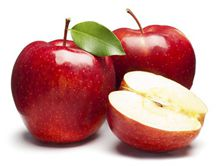
%> input picture sift/test/app.jpg, 219 x 166 px
$ octave test.m   (GNU Octave 9; MATLAB toolbox functions it lacks are replaced by stand-ins)
%> lines starting %> are read from the running program, lines starting %| are printed output that depends on the picture; in (x1, y1, x2, y2) boxes, pixels count from 0 and x2, y2 are one past the last pixel; in counts of white or black regions, pixels touching at a corner belong together; the program's own positions count from 1
### func/doSegmentation.m
function res = doSegmentation(img)

img_edge = edge(rgb2gray(img),'canny',[],sqrt(6));
%do closing
img_edge = dilate(img_edge,5);
img_edge = erode(img_edge,5);
%
res = raster_scan_4(1-img_edge);

### func/dilate.m
function res = dilate(img, side_length)
%img is binary image
%side_length should be odd
img = logical(img);
size_img = size(img);
res = zeros(size_img);
side_length_half = (side_length-1)/2;

img = [zeros(side_length_half, size_img(2));img;zeros(side_length_half, size_img(2))];
img = img';
img = [zeros(side_length_half, size_img(1)+2*side_length_half);img;zeros(side_length_half, size_img(1)+2*side_length_half)];
img = img';

for i = 1:size_img(1)
  for j = 1:size_img(2)
    res(i,j) = (sum(sum(img(i:i+side_length-1,j:j+side_length-1))) > 0);
  end
end

### func/erode.m
function res = erode(img, side_length)
%erode the binary image img
%side_length should be odd
%filter_box = ones(side_length, side_length);
size_img = size(img);
side_length_half = (side_length-1)/2;
img = [ones(side_length_half, size_img(2));img;ones(side_length_half, size_img(2))];
img = img';
img = [ones(side_length_half, size_img(1)+2*side_length_half);img;ones(side_length_half, size_img(1)+2*side_length_half)];
img = img';
res = zeros(size_img);
for i = 1:size_img(1)
    for j = 1:size_img(2)
       res(i,j) = prod(prod(img(i:i+side_length-1,j:j+side_length-1)));
    end
end
res = logical(res);

### func/raster_scan_4.m
%fill connected component by raster scan
%4 connected neighbor
%this algorithm in fact is a variation of union find!!!!!
function res = raster_scan_4(img)
%suppose that img is a binary image
%0 to represent background and 1 for foreground
img_size = size(img);
res = zeros(img_size);
parent = zeros(0);
t = 0;%the counter of different connected components
%scan by each row
for i = 1:img_size(1)
  for j = 1:img_size(2)
    %for the first row
    if i == 1
      if img(i,j) == 1
        if j > 1 && img(i,j-1) == 1
          res(i,j) = res(i,j-1);
        else
          t = t+1;
          res(i,j) = t;
          parent = [parent,t];
        end
      end
    else
      if img(i,j) == 1
        %first check the upper row
        if img(i-1,j) == 1 || j > 1 && img(i,j-1) == 1
            if img(i-1,j) == 1
              res(i,j) = res(i-1,j);
            else
              res(i,j) = res(i,j-1);
            end
            %union find algorithm
            if j > 1 && img(i,j-1) == 1
               parent = connect_parent(parent,res(i,j), res(i,j-1));
            end
        else
            %none of the upper or left neighbors are foreground
            t = t+1;
            res(i,j) = t;
            parent = [parent,t];
        end
      end
    end
  end
end

for i = 1:img_size(1)
    for j = 1:img_size(2)
      if res(i,j) ~= 0
          res(i,j) = find_ancestor(parent,res(i,j));
      end
    end
end

### sift/test/test.m
%test of sift
%detect the key points of the whole image then use mask to exclude
%locations that are not in the target area
path(path,'../../func/');
path(path,'../');
tmp_filename = 'segment.jpg';
img = imread('app.jpg','jpg');
%> img is the input picture: size 166x219x3 uint8; mean R, G, B 203.4, 156.5, 152.3
size_img = size(img);
%> size_img = [166 219 3]
scale_factor = sqrt(1e5/(size_img(1)*size_img(2)));
%> scale_factor = 1.66
img = imresize(img,min(scale_factor,1));
size_img = size(img);
%segmentation
mask = doSegmentation(img);
%> in doSegmentation, `img_edge = edge(rgb2gray(img),'canny',[],sqrt(6));`:
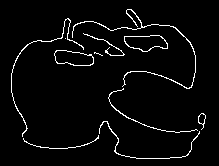
%> img_edge: size 166x219 logical; 3.6% white in thin lines or dots, all inside (x1, y1, x2, y2) = (11, 9, 206, 159)
%> in dilate, `img = [zeros(side_length_half, size_img(2));img;zeros(side_length_half..`: img: size 170x219 double; values 0 (black) and 1 (white), 3.5% white in thin lines or dots, all inside (x1, y1, x2, y2) = (11, 11, 206, 161)
%> in dilate, `img = img';`: img: size 219x170 double; values 0 (black) and 1 (white), 3.5% white in thin lines or dots, all inside (x1, y1, x2, y2) = (11, 11, 161, 206)
%> in dilate, `img = [zeros(side_length_half, size_img(1)+2*side_length_half);img;zer..`: img: size 223x170 double; values 0 (black) and 1 (white), 3.5% white in thin lines or dots, all inside (x1, y1, x2, y2) = (11, 13, 161, 208)
%> in dilate, `img = img';`: img: size 170x223 double; values 0 (black) and 1 (white), 3.5% white in thin lines or dots, all inside (x1, y1, x2, y2) = (13, 11, 208, 161)
%> after the loop in dilate, `for i = 1:size_img(1)`:
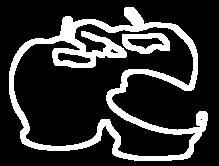
%> res: size 166x219 double; values 0 (black) and 1 (white), 19.5% white; 2 white regions, box (x1, y1, x2, y2) and area: (9, 7, 208, 161) 6483, (122, 33, 170, 54) 600
%> in erode, `img = [ones(side_length_half, size_img(2));img;ones(side_length_half, ..`: img: size 170x219 double; values 0 (black) and 1 (white), 21.4% white; 4 white regions, box (x1, y1, x2, y2) and area: (9, 9, 208, 163) 6483, (122, 35, 170, 56) 600, (0, 0, 219, 2) 438, (0, 168, 219, 170) 438
%> in erode, `img = img';`: img: size 219x170 double; values 0 (black) and 1 (white), 21.4% white; 4 white regions, box (x1, y1, x2, y2) and area: (9, 9, 163, 208) 6483, (35, 122, 56, 170) 600, (0, 0, 2, 219) 438, (168, 0, 170, 219) 438
%> in erode, `img = [ones(side_length_half, size_img(1)+2*side_length_half);img;ones..`:
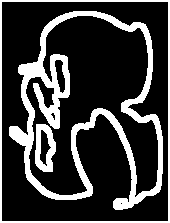
%> img: size 223x170 double; values 0 (black) and 1 (white), 22.8% white; 3 white regions, box (x1, y1, x2, y2) and area: (9, 11, 163, 210) 6483, (0, 0, 170, 223) 1556, (35, 124, 56, 172) 600
%> in erode, `img = img';`:
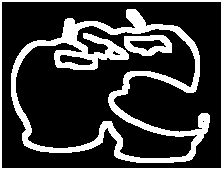
%> img: size 170x223 double; values 0 (black) and 1 (white), 22.8% white; 3 white regions, box (x1, y1, x2, y2) and area: (11, 9, 210, 163) 6483, (0, 0, 223, 170) 1556, (124, 35, 172, 56) 600
%> after the loop in erode, `for i = 1:size_img(1)`:
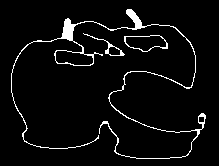
%> res: size 166x219 double; values 0 (black) and 1 (white), 4.6% white in thin lines or dots, all inside (x1, y1, x2, y2) = (11, 9, 206, 159)
%> after the loop in raster_scan_4, `for i = 1:img_size(1)`:
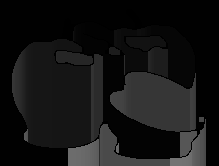
%> res: size 166x219 double; min 0, max 115, mean 20.3
%> after the loop in raster_scan_4, `for i = 1:img_size(1)`: parent = 115 values, max 115 at index 114, min 3 at index 2, mean 60.57; t = 115
%> after the loop in raster_scan_4, `for i = 1:img_size(1)`:
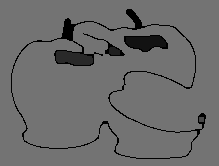
%> res: size 166x219 double; min 0, max 115, mean 107.5
array_segment = unique(mask);
%> array_segment = [0; 18; 31; 41; 72; 115]

threshold = size_img(1)*size_img(2)/40;
%> threshold = 908.9
%calculate the sift of each region
for i = 1:length(array_segment)
    segment = (mask == array_segment(i));
    area = sum(sum(segment));
%> area = 1687
%> the run ends on the next line
    if area > threshold && array_segment(i) ~= 0
        segment = dilate(segment,11);
        segment = erode(segment,11);
        segment_img = zeros(size_img);
        for i = 1:size_img(1)
            for j = 1:size_img(2)
                if segment(i,j) == 1
                    segment_img(i,j,:) = img(i,j,:);
                end
            end
        end
        segment_img = uint8(segment_img);
        imshow(segment_img);
        imwrite(segment_img,tmp_filename,'jpg');
        [im, des, loc] = sift('app.jpg');
